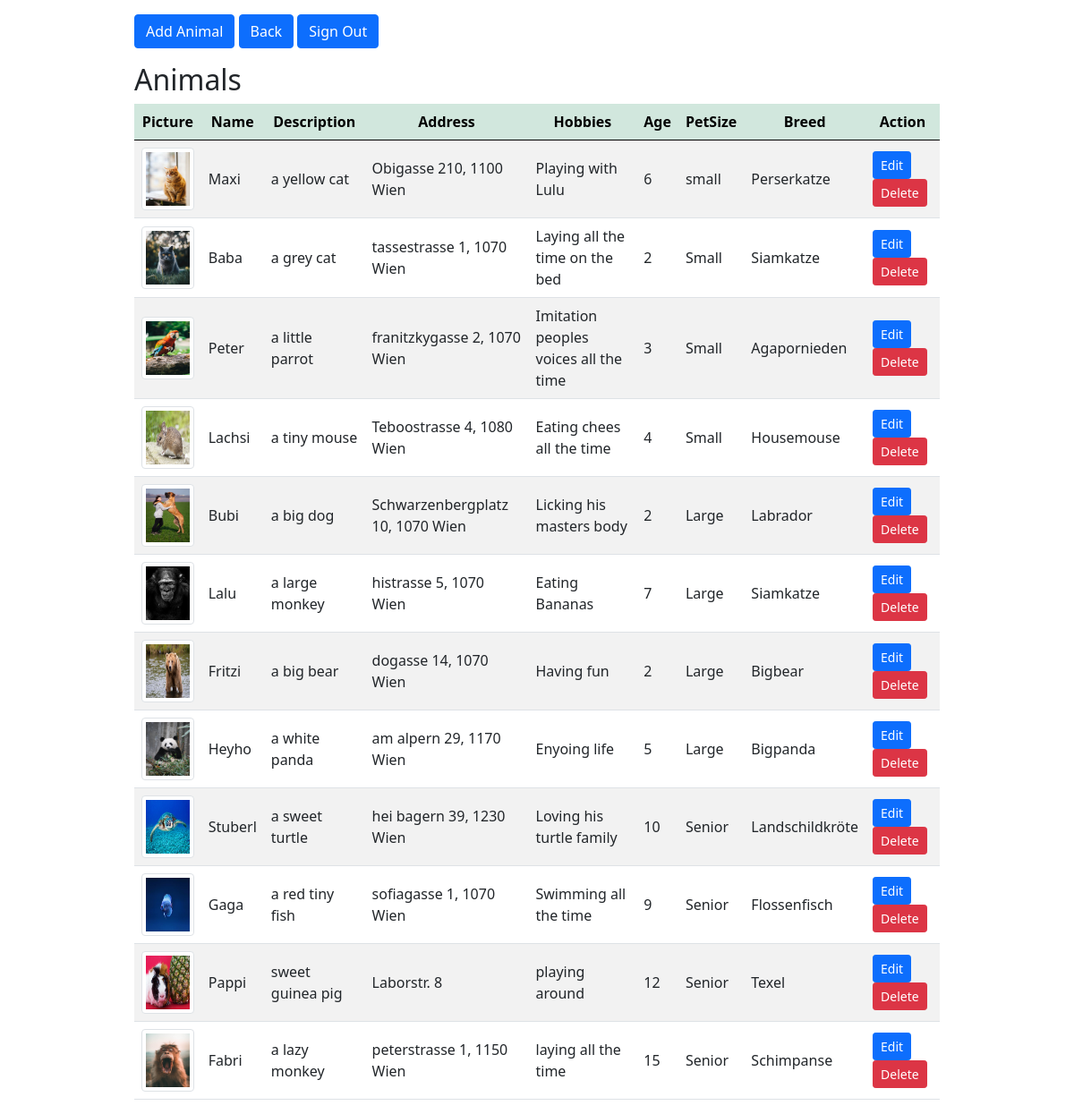
The app's page /products/index.php (signed in) with its own data.
### tables this page shows
CREATE TABLE `products` (
  `id` int(11) NOT NULL,
  `name` varchar(255) NOT NULL,
  `price` decimal(13,2) NOT NULL,
  `picture` varchar(255) DEFAULT NULL,
  `fk_supplierId` int(11) DEFAULT NULL,
  `description` text DEFAULT NULL,
  `address` varchar(55) DEFAULT NULL,
  `hobbies` varchar(55) DEFAULT NULL,
  `age` int(11) DEFAULT NULL,
  `petSize` varchar(55) DEFAULT NULL,
  `breed` varchar(55) DEFAULT NULL
);

### products/index.php (the view, shortened to what this page needs)
<?php
require_once '../components/db_connect.php';
$sql = "SELECT * FROM products";
$result = mysqli_query($connect ,$sql);
$tbody='';
if(mysqli_num_rows($result)  > 0) {
     while($row = mysqli_fetch_array($result, MYSQLI_ASSOC)){
        $tbody .= "
            <tr>
            <td><img class='img-thumbnail' src='../pictures/" .$row['picture']."'</td>
            <td>" .$row['name']."</td>
            <td style='display: none'>" .$row['price']."</td>
            <td>" .$row['description']."</td>
            <td>" .$row['address']."</td>
            <td>" .$row['hobbies']."</td>
            <td>" .$row['age']."</td>
            <td>" .$row['petSize']."</td>
            <td>" .$row['breed']."</td>
            <td>
            <a href='update.php?id=" .$row['id']."'><button class='btn btn-primary btn-sm' type='button'>Edit</button></a>
            <a href='delete.php?id=" .$row['id']."'><button class='btn btn-danger btn-sm' type='button'>Delete</button></a>
            </td>
            </tr>";
     };
} else  {
    $tbody =  "<tr><td colspan='5'><center>No Data Available </center></td></tr>";
}
?>
<!DOCTYPE html>
<html lang="en">
<head>
    <?php require_once '../components/boot.php' ?>
</head>
</head>
<body>
<div class="manageProduct w-75 mt-3">
   <div class='mb-3'>
   <a href= "create.php"><button class='btn btn-primary'type="button" >Add Animal</button></a>
   <a href= "../dashboard.php"><button class='btn btn-primary'type="button" >Back</button></a>
   <a href= "../logout.php?logout"><button class='btn btn-primary'type="button" >Sign Out</button></a>
   </div>
   <p class='h2'>Animals</p>
   <table class='table table-striped'>
       <thead class='table-success'>
           <tr>
               <th>Picture</th>
               <th>Name</th>
               <th>Description</th>
               <th>Address</th>
               <th>Hobbies</th>
               <th>Age</th>
               <th>PetSize</th>
               <th>Breed</th>
               <th>Action</th>
           </tr>
       </thead>
       <tbody>
          <?= $tbody; ?>
       </tbody>
   </table>
</div>
</body>
</html>

### products/index.php (style rules this page uses)
.manageProduct { margin: auto; }
.img-thumbnail { width: 70px !important; height: 70px !important; }
td { text-align: left; vertical-align: middle; }
tr { text-align: center; }

### records on screen
products: picture (picture), name "Maxi", description "a yellow cat", address "Obigasse 210, 1100 Wien", hobbies "Playing with Lulu", age "6", petSize "small", breed "Perserkatze"
products: picture (picture), name "Baba", description "a grey cat", address "tassestrasse 1, 1070 Wien", hobbies "Laying all the time on the bed", age "2", petSize "Small", breed "Siamkatze"
products: picture (picture), name "Peter", description "a little parrot", address "franitzkygasse 2, 1070 Wien", hobbies "Imitation peoples voices all the time", age "3", petSize "Small", breed "Agapornieden"
products: picture (picture), name "Lachsi", description "a tiny mouse", address "Teboostrasse 4, 1080 Wien", hobbies "Eating chees all the time", age "4", petSize "Small", breed "Housemouse"
products: picture (picture), name "Bubi", description "a big dog", address "Schwarzenbergplatz 10, 1070 Wien", hobbies "Licking his masters body", age "2", petSize "Large", breed "Labrador"
products: picture (picture), name "Lalu", description "a large monkey", address "histrasse 5, 1070 Wien", hobbies "Eating Bananas", age "7", petSize "Large", breed "Siamkatze"
products: picture (picture), name "Fritzi", description "a big bear", address "dogasse 14, 1070 Wien", hobbies "Having fun", age "2", petSize "Large", breed "Bigbear"
products: picture (picture), name "Heyho", description "a white panda", address "am alpern 29, 1170 Wien", hobbies "Enyoing life", age "5", petSize "Large", breed "Bigpanda"
products: picture (picture), name "Stuberl", description "a sweet turtle", address "hei bagern 39, 1230 Wien", hobbies "Loving his turtle family", age "10", petSize "Senior", breed "Landschildkröte"
products: picture (picture), name "Gaga", description "a red tiny fish", address "sofiagasse 1, 1070 Wien", hobbies "Swimming all the time", age "9", petSize "Senior", breed "Flossenfisch"
products: picture (picture), name "Pappi", description "sweet guinea pig", address "Laborstr. 8", hobbies "playing around", age "12", petSize "Senior", breed "Texel"
products: picture (picture), name "Fabri", description "a lazy monkey", address "peterstrasse 1, 1150 Wien", hobbies "laying all the time", age "15", petSize "Senior", breed "Schimpanse"
